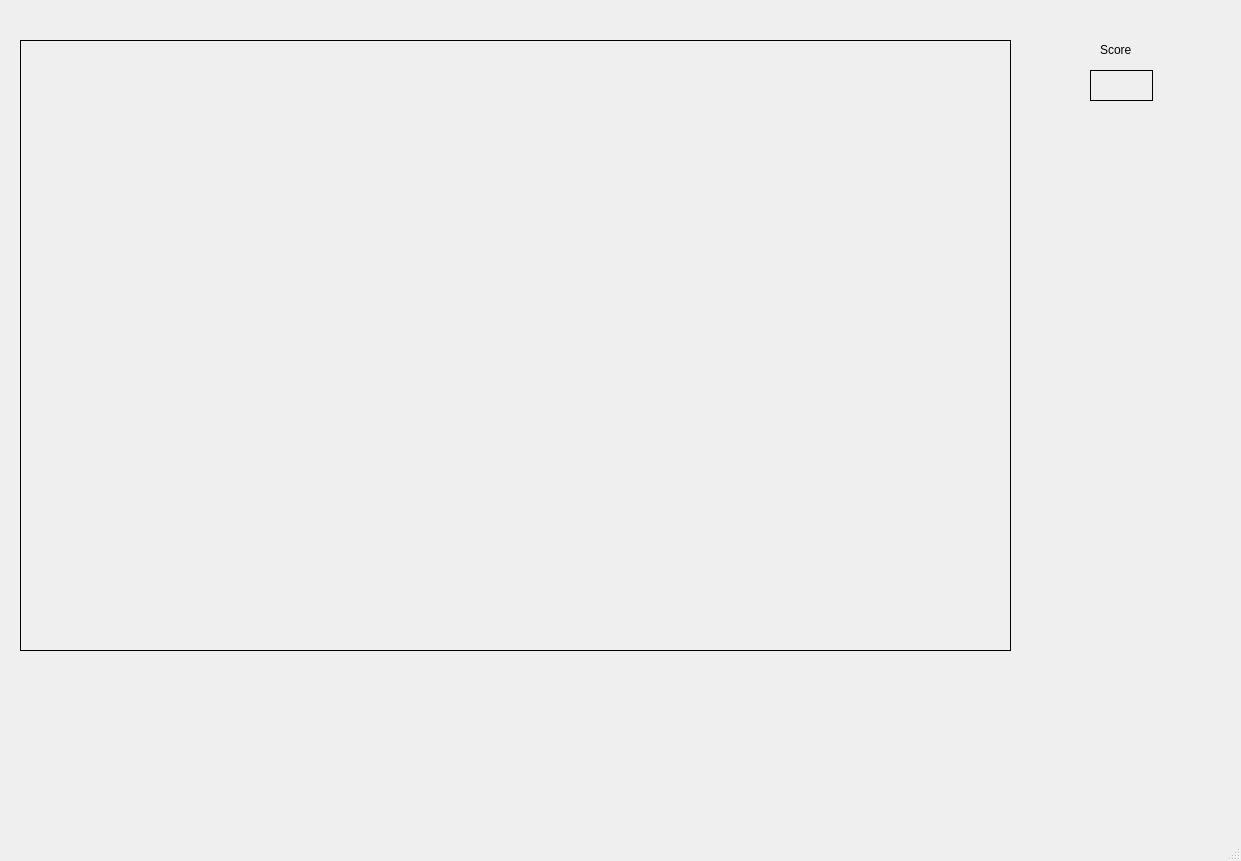
<?xml version="1.0" encoding="UTF-8"?>
<ui version="4.0">
 <class>MainWindow</class>
 <widget class="QMainWindow" name="MainWindow">
  <property name="geometry">
   <rect>
    <x>0</x>
    <y>0</y>
    <width>1241</width>
    <height>861</height>
   </rect>
  </property>
  <property name="windowTitle">
   <string>MainWindow</string>
  </property>
  <widget class="QWidget" name="centralwidget">
   <widget class="QLabel" name="workArea">
    <property name="geometry">
     <rect>
      <x>20</x>
      <y>40</y>
      <width>991</width>
      <height>611</height>
     </rect>
    </property>
    <property name="frameShape">
     <enum>QFrame::Shape::Box</enum>
    </property>
    <property name="text">
     <string/>
    </property>
   </widget>
   <widget class="QLabel" name="label">
    <property name="geometry">
     <rect>
      <x>1100</x>
      <y>40</y>
      <width>51</width>
      <height>20</height>
     </rect>
    </property>
    <property name="text">
     <string>Score</string>
    </property>
   </widget>
   <widget class="QLabel" name="score">
    <property name="geometry">
     <rect>
      <x>1090</x>
      <y>70</y>
      <width>63</width>
      <height>31</height>
     </rect>
    </property>
    <property name="frameShape">
     <enum>QFrame::Shape::Box</enum>
    </property>
    <property name="text">
     <string/>
    </property>
   </widget>
  </widget>
  <widget class="QMenuBar" name="menubar">
   <property name="geometry">
    <rect>
     <x>0</x>
     <y>0</y>
     <width>1241</width>
     <height>21</height>
    </rect>
   </property>
  </widget>
  <widget class="QStatusBar" name="statusbar"/>
 </widget>
 <resources/>
 <connections/>
</ui>
